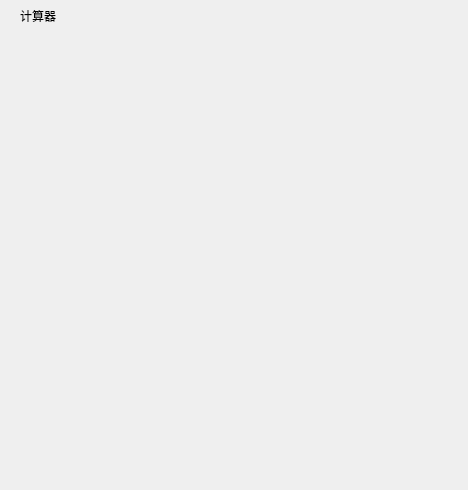
<?xml version="1.0" encoding="UTF-8"?>
<ui version="4.0">
 <class>MainWindow</class>
 <widget class="QMainWindow" name="MainWindow">
  <property name="geometry">
   <rect>
    <x>0</x>
    <y>0</y>
    <width>468</width>
    <height>490</height>
   </rect>
  </property>
  <property name="sizePolicy">
   <sizepolicy hsizetype="Expanding" vsizetype="Preferred">
    <horstretch>0</horstretch>
    <verstretch>0</verstretch>
   </sizepolicy>
  </property>
  <property name="font">
   <font>
    <family>Californian FB</family>
   </font>
  </property>
  <property name="windowTitle">
   <string>MainWindow</string>
  </property>
  <widget class="QWidget" name="centralwidget">
   <widget class="QLabel" name="label">
    <property name="geometry">
     <rect>
      <x>20</x>
      <y>10</y>
      <width>54</width>
      <height>12</height>
     </rect>
    </property>
    <property name="cursor">
     <cursorShape>PointingHandCursor</cursorShape>
    </property>
    <property name="text">
     <string>计算器</string>
    </property>
   </widget>
   <widget class="QLineEdit" name="lineEdit">
    <property name="geometry">
     <rect>
      <x>40</x>
      <y>670</y>
      <width>71</width>
      <height>81</height>
     </rect>
    </property>
    <property name="font">
     <font>
      <pointsize>28</pointsize>
     </font>
    </property>
    <property name="text">
     <string>+/-</string>
    </property>
    <property name="alignment">
     <set>Qt::AlignCenter</set>
    </property>
   </widget>
   <widget class="QLineEdit" name="lineEdit_2">
    <property name="geometry">
     <rect>
      <x>150</x>
      <y>670</y>
      <width>71</width>
      <height>81</height>
     </rect>
    </property>
    <property name="font">
     <font>
      <pointsize>28</pointsize>
     </font>
    </property>
    <property name="text">
     <string>0</string>
    </property>
    <property name="alignment">
     <set>Qt::AlignCenter</set>
    </property>
   </widget>
   <widget class="QLineEdit" name="lineEdit_3">
    <property name="geometry">
     <rect>
      <x>260</x>
      <y>670</y>
      <width>71</width>
      <height>81</height>
     </rect>
    </property>
    <property name="font">
     <font>
      <pointsize>28</pointsize>
     </font>
    </property>
    <property name="text">
     <string>.</string>
    </property>
    <property name="alignment">
     <set>Qt::AlignCenter</set>
    </property>
   </widget>
   <widget class="QLineEdit" name="lineEdit_4">
    <property name="geometry">
     <rect>
      <x>370</x>
      <y>670</y>
      <width>71</width>
      <height>81</height>
     </rect>
    </property>
    <property name="font">
     <font>
      <pointsize>28</pointsize>
     </font>
    </property>
    <property name="text">
     <string>=</string>
    </property>
    <property name="alignment">
     <set>Qt::AlignCenter</set>
    </property>
   </widget>
   <widget class="QLineEdit" name="lineEdit_5">
    <property name="geometry">
     <rect>
      <x>150</x>
      <y>570</y>
      <width>71</width>
      <height>81</height>
     </rect>
    </property>
    <property name="font">
     <font>
      <family>Bahnschrift SemiLight</family>
      <pointsize>28</pointsize>
      <weight>50</weight>
      <bold>false</bold>
     </font>
    </property>
    <property name="text">
     <string>2</string>
    </property>
    <property name="alignment">
     <set>Qt::AlignCenter</set>
    </property>
   </widget>
   <widget class="QLineEdit" name="lineEdit_6">
    <property name="geometry">
     <rect>
      <x>370</x>
      <y>570</y>
      <width>71</width>
      <height>81</height>
     </rect>
    </property>
    <property name="font">
     <font>
      <family>Bahnschrift SemiLight</family>
      <pointsize>28</pointsize>
      <weight>50</weight>
      <bold>false</bold>
     </font>
    </property>
    <property name="text">
     <string>+</string>
    </property>
    <property name="alignment">
     <set>Qt::AlignCenter</set>
    </property>
   </widget>
   <widget class="QLineEdit" name="lineEdit_7">
    <property name="geometry">
     <rect>
      <x>260</x>
      <y>570</y>
      <width>71</width>
      <height>81</height>
     </rect>
    </property>
    <property name="font">
     <font>
      <family>Bahnschrift SemiLight</family>
      <pointsize>28</pointsize>
      <weight>50</weight>
      <bold>false</bold>
     </font>
    </property>
    <property name="text">
     <string>3</string>
    </property>
    <property name="alignment">
     <set>Qt::AlignCenter</set>
    </property>
   </widget>
   <widget class="QLineEdit" name="lineEdit_8">
    <property name="geometry">
     <rect>
      <x>40</x>
      <y>570</y>
      <width>71</width>
      <height>81</height>
     </rect>
    </property>
    <property name="font">
     <font>
      <family>Bahnschrift SemiLight</family>
      <pointsize>28</pointsize>
      <weight>50</weight>
      <bold>false</bold>
     </font>
    </property>
    <property name="text">
     <string>1</string>
    </property>
    <property name="alignment">
     <set>Qt::AlignCenter</set>
    </property>
   </widget>
  </widget>
 </widget>
 <resources/>
 <connections/>
</ui>
